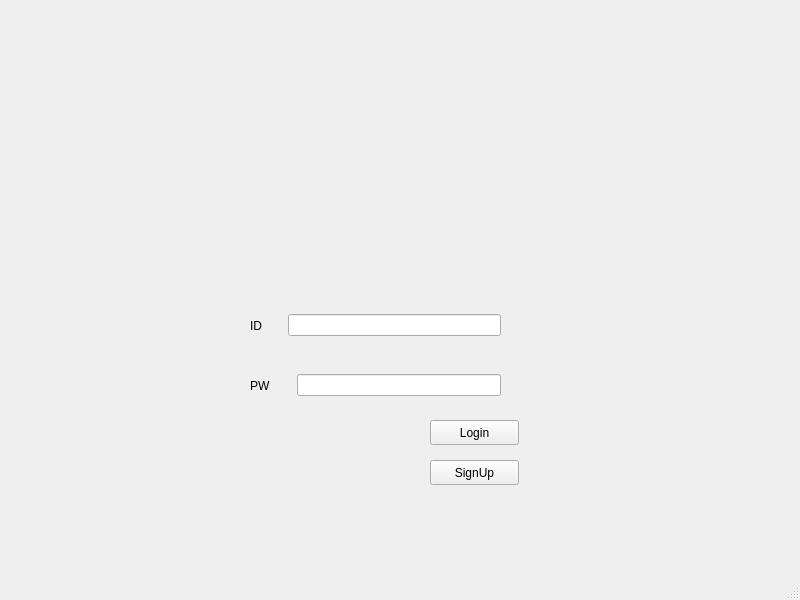
<?xml version="1.0" encoding="UTF-8"?>
<ui version="4.0">
 <class>MainWindow</class>
 <widget class="QMainWindow" name="MainWindow">
  <property name="geometry">
   <rect>
    <x>0</x>
    <y>0</y>
    <width>800</width>
    <height>600</height>
   </rect>
  </property>
  <property name="windowTitle">
   <string>MainWindow</string>
  </property>
  <property name="windowIcon">
   <iconset>
    <normaloff>icon.jpeg</normaloff>icon.jpeg</iconset>
  </property>
  <widget class="QWidget" name="centralwidget">
   <widget class="QStackedWidget" name="stackedWidget">
    <property name="geometry">
     <rect>
      <x>10</x>
      <y>0</y>
      <width>800</width>
      <height>600</height>
     </rect>
    </property>
    <property name="currentIndex">
     <number>0</number>
    </property>
    <widget class="QWidget" name="page">
     <widget class="QWidget" name="horizontalLayoutWidget">
      <property name="geometry">
       <rect>
        <x>240</x>
        <y>300</y>
        <width>271</width>
        <height>51</height>
       </rect>
      </property>
      <layout class="QHBoxLayout" name="horizontalLayout">
       <item>
        <widget class="QLabel" name="label_2">
         <property name="text">
          <string>ID</string>
         </property>
        </widget>
       </item>
       <item>
        <spacer name="verticalSpacer">
         <property name="orientation">
          <enum>Qt::Vertical</enum>
         </property>
         <property name="sizeHint" stdset="0">
          <size>
           <width>20</width>
           <height>40</height>
          </size>
         </property>
        </spacer>
       </item>
       <item>
        <widget class="QLineEdit" name="ID_le"/>
       </item>
       <item>
        <spacer name="verticalSpacer_3">
         <property name="orientation">
          <enum>Qt::Vertical</enum>
         </property>
         <property name="sizeHint" stdset="0">
          <size>
           <width>20</width>
           <height>40</height>
          </size>
         </property>
        </spacer>
       </item>
      </layout>
     </widget>
     <widget class="QWidget" name="horizontalLayoutWidget_2">
      <property name="geometry">
       <rect>
        <x>240</x>
        <y>360</y>
        <width>271</width>
        <height>51</height>
       </rect>
      </property>
      <layout class="QHBoxLayout" name="horizontalLayout_2">
       <item>
        <widget class="QLabel" name="label_3">
         <property name="text">
          <string>PW</string>
         </property>
        </widget>
       </item>
       <item>
        <spacer name="verticalSpacer_2">
         <property name="orientation">
          <enum>Qt::Vertical</enum>
         </property>
         <property name="sizeHint" stdset="0">
          <size>
           <width>20</width>
           <height>40</height>
          </size>
         </property>
        </spacer>
       </item>
       <item>
        <widget class="QLineEdit" name="PW_le"/>
       </item>
       <item>
        <spacer name="verticalSpacer_4">
         <property name="orientation">
          <enum>Qt::Vertical</enum>
         </property>
         <property name="sizeHint" stdset="0">
          <size>
           <width>20</width>
           <height>40</height>
          </size>
         </property>
        </spacer>
       </item>
      </layout>
     </widget>
     <widget class="QPushButton" name="Login_btn">
      <property name="geometry">
       <rect>
        <x>420</x>
        <y>420</y>
        <width>89</width>
        <height>25</height>
       </rect>
      </property>
      <property name="text">
       <string>Login</string>
      </property>
     </widget>
     <widget class="QPushButton" name="Signup_btn">
      <property name="geometry">
       <rect>
        <x>420</x>
        <y>460</y>
        <width>89</width>
        <height>25</height>
       </rect>
      </property>
      <property name="text">
       <string>SignUp</string>
      </property>
     </widget>
    </widget>
    <widget class="QWidget" name="page_3">
     <widget class="QWidget" name="verticalLayoutWidget_2">
      <property name="geometry">
       <rect>
        <x>149</x>
        <y>20</y>
        <width>441</width>
        <height>141</height>
       </rect>
      </property>
      <layout class="QVBoxLayout" name="verticalLayout_2">
       <item>
        <widget class="QLabel" name="label">
         <property name="text">
          <string>TextLabel</string>
         </property>
         <property name="alignment">
          <set>Qt::AlignCenter</set>
         </property>
        </widget>
       </item>
      </layout>
     </widget>
     <widget class="QWidget" name="horizontalLayoutWidget_3">
      <property name="geometry">
       <rect>
        <x>220</x>
        <y>170</y>
        <width>291</width>
        <height>41</height>
       </rect>
      </property>
      <layout class="QHBoxLayout" name="horizontalLayout_3">
       <item>
        <widget class="QLabel" name="label_4">
         <property name="text">
          <string>이름    </string>
         </property>
        </widget>
       </item>
       <item>
        <spacer name="verticalSpacer_5">
         <property name="orientation">
          <enum>Qt::Vertical</enum>
         </property>
         <property name="sizeHint" stdset="0">
          <size>
           <width>20</width>
           <height>40</height>
          </size>
         </property>
        </spacer>
       </item>
       <item>
        <widget class="QLineEdit" name="lineEdit"/>
       </item>
      </layout>
     </widget>
     <widget class="QWidget" name="horizontalLayoutWidget_4">
      <property name="geometry">
       <rect>
        <x>220</x>
        <y>220</y>
        <width>291</width>
        <height>41</height>
       </rect>
      </property>
      <layout class="QHBoxLayout" name="horizontalLayout_4">
       <item>
        <widget class="QLabel" name="label_5">
         <property name="text">
          <string>아이디</string>
         </property>
        </widget>
       </item>
       <item>
        <spacer name="verticalSpacer_6">
         <property name="orientation">
          <enum>Qt::Vertical</enum>
         </property>
         <property name="sizeHint" stdset="0">
          <size>
           <width>20</width>
           <height>40</height>
          </size>
         </property>
        </spacer>
       </item>
       <item>
        <widget class="QLineEdit" name="lineEdit_2"/>
       </item>
      </layout>
     </widget>
     <widget class="QWidget" name="horizontalLayoutWidget_5">
      <property name="geometry">
       <rect>
        <x>220</x>
        <y>270</y>
        <width>291</width>
        <height>41</height>
       </rect>
      </property>
      <layout class="QHBoxLayout" name="horizontalLayout_5">
       <item>
        <widget class="QLabel" name="label_6">
         <property name="text">
          <string>비번    </string>
         </property>
        </widget>
       </item>
       <item>
        <spacer name="verticalSpacer_7">
         <property name="orientation">
          <enum>Qt::Vertical</enum>
         </property>
         <property name="sizeHint" stdset="0">
          <size>
           <width>20</width>
           <height>40</height>
          </size>
         </property>
        </spacer>
       </item>
       <item>
        <widget class="QLineEdit" name="lineEdit_3"/>
       </item>
      </layout>
     </widget>
     <widget class="QWidget" name="horizontalLayoutWidget_6">
      <property name="geometry">
       <rect>
        <x>220</x>
        <y>370</y>
        <width>291</width>
        <height>41</height>
       </rect>
      </property>
      <layout class="QHBoxLayout" name="horizontalLayout_6">
       <item>
        <widget class="QLabel" name="label_7">
         <property name="text">
          <string>성별</string>
         </property>
        </widget>
       </item>
       <item>
        <widget class="QRadioButton" name="radioButton">
         <property name="text">
          <string>남</string>
         </property>
        </widget>
       </item>
       <item>
        <widget class="QRadioButton" name="radioButton_2">
         <property name="text">
          <string>여</string>
         </property>
        </widget>
       </item>
      </layout>
     </widget>
     <widget class="QWidget" name="horizontalLayoutWidget_7">
      <property name="geometry">
       <rect>
        <x>220</x>
        <y>420</y>
        <width>291</width>
        <height>41</height>
       </rect>
      </property>
      <layout class="QHBoxLayout" name="horizontalLayout_7">
       <item>
        <widget class="QLabel" name="label_8">
         <property name="text">
          <string>키        </string>
         </property>
        </widget>
       </item>
       <item>
        <spacer name="verticalSpacer_8">
         <property name="orientation">
          <enum>Qt::Vertical</enum>
         </property>
         <property name="sizeHint" stdset="0">
          <size>
           <width>20</width>
           <height>40</height>
          </size>
         </property>
        </spacer>
       </item>
       <item>
        <widget class="QLineEdit" name="lineEdit_4"/>
       </item>
       <item>
        <widget class="QLabel" name="label_11">
         <property name="text">
          <string>cm</string>
         </property>
        </widget>
       </item>
      </layout>
     </widget>
     <widget class="QWidget" name="horizontalLayoutWidget_8">
      <property name="geometry">
       <rect>
        <x>220</x>
        <y>470</y>
        <width>291</width>
        <height>41</height>
       </rect>
      </property>
      <layout class="QHBoxLayout" name="horizontalLayout_8">
       <item>
        <widget class="QLabel" name="label_9">
         <property name="text">
          <string>몸무게</string>
         </property>
        </widget>
       </item>
       <item>
        <spacer name="verticalSpacer_9">
         <property name="orientation">
          <enum>Qt::Vertical</enum>
         </property>
         <property name="sizeHint" stdset="0">
          <size>
           <width>20</width>
           <height>40</height>
          </size>
         </property>
        </spacer>
       </item>
       <item>
        <widget class="QLineEdit" name="lineEdit_5"/>
       </item>
       <item>
        <widget class="QLabel" name="label_12">
         <property name="text">
          <string>kg</string>
         </property>
        </widget>
       </item>
      </layout>
     </widget>
     <widget class="QPushButton" name="pushButton_3">
      <property name="geometry">
       <rect>
        <x>530</x>
        <y>230</y>
        <width>89</width>
        <height>25</height>
       </rect>
      </property>
      <property name="text">
       <string>중복확인</string>
      </property>
     </widget>
     <widget class="QPushButton" name="pushButton_4">
      <property name="geometry">
       <rect>
        <x>310</x>
        <y>520</y>
        <width>89</width>
        <height>25</height>
       </rect>
      </property>
      <property name="text">
       <string>제출</string>
      </property>
     </widget>
     <widget class="QPushButton" name="pushButton_5">
      <property name="geometry">
       <rect>
        <x>420</x>
        <y>520</y>
        <width>89</width>
        <height>25</height>
       </rect>
      </property>
      <property name="text">
       <string>취소</string>
      </property>
     </widget>
     <widget class="QWidget" name="horizontalLayoutWidget_9">
      <property name="geometry">
       <rect>
        <x>220</x>
        <y>320</y>
        <width>291</width>
        <height>41</height>
       </rect>
      </property>
      <layout class="QHBoxLayout" name="horizontalLayout_9">
       <item>
        <widget class="QLabel" name="label_10">
         <property name="text">
          <string>나이    </string>
         </property>
        </widget>
       </item>
       <item>
        <spacer name="verticalSpacer_10">
         <property name="orientation">
          <enum>Qt::Vertical</enum>
         </property>
         <property name="sizeHint" stdset="0">
          <size>
           <width>20</width>
           <height>40</height>
          </size>
         </property>
        </spacer>
       </item>
       <item>
        <widget class="QLineEdit" name="lineEdit_6"/>
       </item>
      </layout>
     </widget>
    </widget>
    <widget class="QWidget" name="page_2">
     <widget class="QTabWidget" name="tabWidget">
      <property name="geometry">
       <rect>
        <x>0</x>
        <y>0</y>
        <width>800</width>
        <height>551</height>
       </rect>
      </property>
      <property name="currentIndex">
       <number>0</number>
      </property>
      <widget class="QWidget" name="breakfast">
       <attribute name="title">
        <string>푸드</string>
       </attribute>
       <widget class="QLabel" name="label_kcal">
        <property name="geometry">
         <rect>
          <x>200</x>
          <y>380</y>
          <width>100</width>
          <height>25</height>
         </rect>
        </property>
        <property name="text">
         <string/>
        </property>
       </widget>
       <widget class="QLabel" name="label_carbohydrate">
        <property name="geometry">
         <rect>
          <x>200</x>
          <y>260</y>
          <width>100</width>
          <height>25</height>
         </rect>
        </property>
        <property name="text">
         <string/>
        </property>
       </widget>
       <widget class="QComboBox" name="comboBox_2">
        <property name="geometry">
         <rect>
          <x>200</x>
          <y>200</y>
          <width>100</width>
          <height>25</height>
         </rect>
        </property>
        <item>
         <property name="text">
          <string>100g 기준</string>
         </property>
        </item>
        <item>
         <property name="text">
          <string>rice</string>
         </property>
        </item>
        <item>
         <property name="text">
          <string>ramen</string>
         </property>
        </item>
        <item>
         <property name="text">
          <string>banana</string>
         </property>
        </item>
        <item>
         <property name="text">
          <string>apple</string>
         </property>
        </item>
        <item>
         <property name="text">
          <string>pear</string>
         </property>
        </item>
        <item>
         <property name="text">
          <string>peach</string>
         </property>
        </item>
        <item>
         <property name="text">
          <string>pork</string>
         </property>
        </item>
        <item>
         <property name="text">
          <string>meat</string>
         </property>
        </item>
        <item>
         <property name="text">
          <string>tomato</string>
         </property>
        </item>
        <item>
         <property name="text">
          <string>potato</string>
         </property>
        </item>
        <item>
         <property name="text">
          <string>sweet_potato</string>
         </property>
        </item>
        <item>
         <property name="text">
          <string>kimchi</string>
         </property>
        </item>
        <item>
         <property name="text">
          <string>chicken</string>
         </property>
        </item>
        <item>
         <property name="text">
          <string>pizza</string>
         </property>
        </item>
        <item>
         <property name="text">
          <string>tteokbokki</string>
         </property>
        </item>
        <item>
         <property name="text">
          <string>etc</string>
         </property>
        </item>
       </widget>
       <widget class="QLabel" name="label_fat">
        <property name="geometry">
         <rect>
          <x>200</x>
          <y>320</y>
          <width>100</width>
          <height>25</height>
         </rect>
        </property>
        <property name="text">
         <string/>
        </property>
       </widget>
       <widget class="QLabel" name="label_gram">
        <property name="geometry">
         <rect>
          <x>305</x>
          <y>170</y>
          <width>20</width>
          <height>25</height>
         </rect>
        </property>
        <property name="text">
         <string>g</string>
        </property>
       </widget>
       <widget class="QLabel" name="label_salt">
        <property name="geometry">
         <rect>
          <x>200</x>
          <y>350</y>
          <width>100</width>
          <height>25</height>
         </rect>
        </property>
        <property name="text">
         <string/>
        </property>
       </widget>
       <widget class="QLabel" name="label_protein">
        <property name="geometry">
         <rect>
          <x>200</x>
          <y>290</y>
          <width>100</width>
          <height>25</height>
         </rect>
        </property>
        <property name="text">
         <string/>
        </property>
       </widget>
       <widget class="QListView" name="listView">
        <property name="geometry">
         <rect>
          <x>470</x>
          <y>190</y>
          <width>250</width>
          <height>200</height>
         </rect>
        </property>
       </widget>
       <widget class="QPushButton" name="pushButton">
        <property name="geometry">
         <rect>
          <x>360</x>
          <y>200</y>
          <width>41</width>
          <height>25</height>
         </rect>
        </property>
        <property name="text">
         <string>선택</string>
        </property>
       </widget>
       <widget class="QPushButton" name="pushButton_2">
        <property name="geometry">
         <rect>
          <x>610</x>
          <y>410</y>
          <width>100</width>
          <height>25</height>
         </rect>
        </property>
        <property name="text">
         <string>확인</string>
        </property>
       </widget>
       <widget class="QLineEdit" name="lineEdit_gram">
        <property name="geometry">
         <rect>
          <x>200</x>
          <y>170</y>
          <width>100</width>
          <height>25</height>
         </rect>
        </property>
       </widget>
       <widget class="QLabel" name="label_carbohydrate_2">
        <property name="geometry">
         <rect>
          <x>300</x>
          <y>260</y>
          <width>100</width>
          <height>25</height>
         </rect>
        </property>
        <property name="text">
         <string>탄수화물</string>
        </property>
       </widget>
       <widget class="QLabel" name="label_protein_2">
        <property name="geometry">
         <rect>
          <x>300</x>
          <y>290</y>
          <width>100</width>
          <height>25</height>
         </rect>
        </property>
        <property name="text">
         <string>단백질</string>
        </property>
       </widget>
       <widget class="QLabel" name="label_kcal_2">
        <property name="geometry">
         <rect>
          <x>300</x>
          <y>380</y>
          <width>100</width>
          <height>25</height>
         </rect>
        </property>
        <property name="text">
         <string>kcal</string>
        </property>
       </widget>
       <widget class="QLabel" name="label_fat_2">
        <property name="geometry">
         <rect>
          <x>300</x>
          <y>320</y>
          <width>100</width>
          <height>25</height>
         </rect>
        </property>
        <property name="text">
         <string>지방</string>
        </property>
       </widget>
       <widget class="QLabel" name="label_salt_2">
        <property name="geometry">
         <rect>
          <x>300</x>
          <y>350</y>
          <width>100</width>
          <height>25</height>
         </rect>
        </property>
        <property name="text">
         <string>나트륨</string>
        </property>
       </widget>
       <widget class="QPushButton" name="pushButton_cancel">
        <property name="geometry">
         <rect>
          <x>480</x>
          <y>410</y>
          <width>100</width>
          <height>25</height>
         </rect>
        </property>
        <property name="text">
         <string>취소</string>
        </property>
       </widget>
      </widget>
      <widget class="QWidget" name="tab">
       <attribute name="title">
        <string>운동</string>
       </attribute>
       <widget class="QLabel" name="label_walk_img">
        <property name="geometry">
         <rect>
          <x>20</x>
          <y>30</y>
          <width>211</width>
          <height>180</height>
         </rect>
        </property>
        <property name="text">
         <string>TextLabel</string>
        </property>
        <property name="alignment">
         <set>Qt::AlignCenter</set>
        </property>
       </widget>
       <widget class="QLabel" name="label_cycling_img">
        <property name="geometry">
         <rect>
          <x>20</x>
          <y>260</y>
          <width>201</width>
          <height>180</height>
         </rect>
        </property>
        <property name="text">
         <string>TextLabel</string>
        </property>
        <property name="alignment">
         <set>Qt::AlignCenter</set>
        </property>
       </widget>
       <widget class="QLabel" name="label_run_img">
        <property name="geometry">
         <rect>
          <x>380</x>
          <y>40</y>
          <width>201</width>
          <height>180</height>
         </rect>
        </property>
        <property name="text">
         <string>TextLabel</string>
        </property>
        <property name="alignment">
         <set>Qt::AlignCenter</set>
        </property>
       </widget>
       <widget class="QLabel" name="label_walk">
        <property name="geometry">
         <rect>
          <x>40</x>
          <y>230</y>
          <width>200</width>
          <height>17</height>
         </rect>
        </property>
        <property name="text">
         <string>walk*20</string>
        </property>
       </widget>
       <widget class="QLabel" name="label_run">
        <property name="geometry">
         <rect>
          <x>410</x>
          <y>230</y>
          <width>200</width>
          <height>17</height>
         </rect>
        </property>
        <property name="text">
         <string>run*30</string>
        </property>
       </widget>
       <widget class="QLabel" name="label_cycling">
        <property name="geometry">
         <rect>
          <x>30</x>
          <y>460</y>
          <width>200</width>
          <height>21</height>
         </rect>
        </property>
        <property name="text">
         <string>cycling*40</string>
        </property>
       </widget>
      </widget>
      <widget class="QWidget" name="my_info">
       <attribute name="title">
        <string>내 정보 수정</string>
       </attribute>
       <widget class="QStackedWidget" name="stackedWidget_2">
        <property name="geometry">
         <rect>
          <x>40</x>
          <y>40</y>
          <width>641</width>
          <height>381</height>
         </rect>
        </property>
        <property name="currentIndex">
         <number>0</number>
        </property>
        <widget class="QWidget" name="page_4">
         <widget class="QLabel" name="label_ID">
          <property name="geometry">
           <rect>
            <x>250</x>
            <y>60</y>
            <width>67</width>
            <height>17</height>
           </rect>
          </property>
          <property name="text">
           <string>ID</string>
          </property>
         </widget>
         <widget class="QLineEdit" name="lineEdit_pw_change">
          <property name="geometry">
           <rect>
            <x>210</x>
            <y>80</y>
            <width>100</width>
            <height>25</height>
           </rect>
          </property>
         </widget>
         <widget class="QPushButton" name="pushButton_pw_change">
          <property name="geometry">
           <rect>
            <x>370</x>
            <y>80</y>
            <width>89</width>
            <height>25</height>
           </rect>
          </property>
          <property name="text">
           <string>send</string>
          </property>
         </widget>
         <widget class="QLabel" name="label_15">
          <property name="geometry">
           <rect>
            <x>100</x>
            <y>80</y>
            <width>101</width>
            <height>20</height>
           </rect>
          </property>
          <property name="text">
           <string>비밀번호 입력 : </string>
          </property>
         </widget>
        </widget>
        <widget class="QWidget" name="page_5">
         <widget class="QPushButton" name="pushButton_6">
          <property name="geometry">
           <rect>
            <x>420</x>
            <y>120</y>
            <width>89</width>
            <height>25</height>
           </rect>
          </property>
          <property name="text">
           <string>PushButton</string>
          </property>
         </widget>
         <widget class="QLabel" name="label_13">
          <property name="geometry">
           <rect>
            <x>180</x>
            <y>120</y>
            <width>67</width>
            <height>17</height>
           </rect>
          </property>
          <property name="text">
           <string>TextLabel</string>
          </property>
         </widget>
         <widget class="QLabel" name="label_14">
          <property name="geometry">
           <rect>
            <x>180</x>
            <y>170</y>
            <width>67</width>
            <height>17</height>
           </rect>
          </property>
          <property name="text">
           <string>TextLabel</string>
          </property>
         </widget>
         <widget class="QLineEdit" name="lineEdit_7">
          <property name="geometry">
           <rect>
            <x>280</x>
            <y>120</y>
            <width>100</width>
            <height>25</height>
           </rect>
          </property>
         </widget>
         <widget class="QLineEdit" name="lineEdit_8">
          <property name="geometry">
           <rect>
            <x>280</x>
            <y>170</y>
            <width>100</width>
            <height>25</height>
           </rect>
          </property>
         </widget>
         <widget class="QPushButton" name="pushButton_7">
          <property name="geometry">
           <rect>
            <x>420</x>
            <y>170</y>
            <width>89</width>
            <height>25</height>
           </rect>
          </property>
          <property name="text">
           <string>취소</string>
          </property>
         </widget>
         <widget class="QLabel" name="label_16">
          <property name="geometry">
           <rect>
            <x>390</x>
            <y>122</y>
            <width>20</width>
            <height>17</height>
           </rect>
          </property>
          <property name="text">
           <string>cm</string>
          </property>
         </widget>
         <widget class="QLabel" name="label_17">
          <property name="geometry">
           <rect>
            <x>390</x>
            <y>170</y>
            <width>20</width>
            <height>17</height>
           </rect>
          </property>
          <property name="text">
           <string>kg</string>
          </property>
         </widget>
        </widget>
       </widget>
      </widget>
      <widget class="QWidget" name="tab_2">
       <attribute name="title">
        <string>권장 섭취량</string>
       </attribute>
       <widget class="QTableWidget" name="tableWidget">
        <property name="geometry">
         <rect>
          <x>80</x>
          <y>60</y>
          <width>591</width>
          <height>91</height>
         </rect>
        </property>
        <row>
         <property name="text">
          <string>권장 섭취량</string>
         </property>
        </row>
        <row>
         <property name="text">
          <string>오늘 섭취량</string>
         </property>
        </row>
        <column>
         <property name="text">
          <string>칼로리</string>
         </property>
        </column>
        <column>
         <property name="text">
          <string>탄수화물</string>
         </property>
        </column>
        <column>
         <property name="text">
          <string>단백질</string>
         </property>
        </column>
        <column>
         <property name="text">
          <string>지방</string>
         </property>
        </column>
        <column>
         <property name="text">
          <string>나트륨</string>
         </property>
        </column>
       </widget>
      </widget>
     </widget>
    </widget>
   </widget>
  </widget>
  <widget class="QMenuBar" name="menubar">
   <property name="geometry">
    <rect>
     <x>0</x>
     <y>0</y>
     <width>800</width>
     <height>22</height>
    </rect>
   </property>
  </widget>
  <widget class="QStatusBar" name="statusbar"/>
 </widget>
 <resources/>
 <connections/>
</ui>
